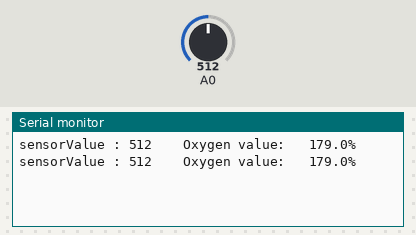
Recording of a sketch running on a simulated Arduino Uno, built with avr-gcc and run on an emulated ATmega328P. Shown: the last lines printed to the serial monitor. The inputs (shaded band) are chosen by the test bench; at power-on: A0 = 512.

Above: at 1.8 s.
1.9 s: A0 set to 716
At 2.8 s:
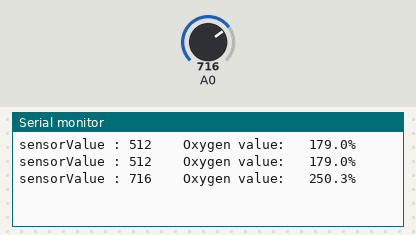
3.4 s: A0 set to 900
At 4.4 s:
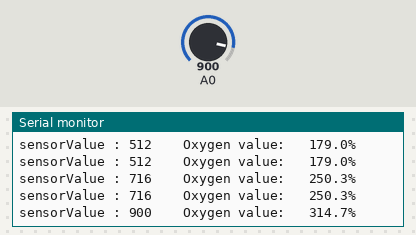
Timing chart, 0 to 6.4 s (numbered marks = the images above; inputs shaded):
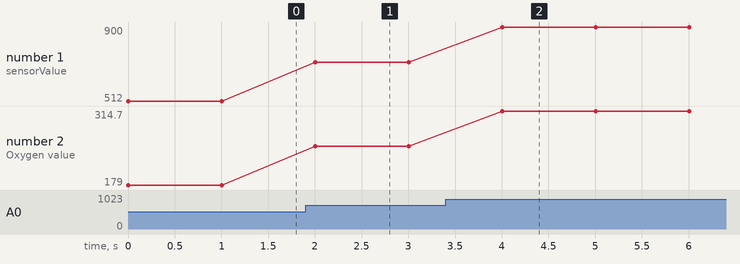

Measured:
- after the input at 1.9 s, the serial monitor: prints a new line after 0.10 s (image 1)
- after the input at 3.4 s, the serial monitor: prints a new line after 0.60 s (image 2)
- plotted number 1: 512 → 716 after the input at 1.9 s, 716 → 900 after the input at 3.4 s
- plotted number 2: 179 → 250.3 after the input at 1.9 s, 250.3 → 314.7 after the input at 3.4 s

The sketch:

Sensor_Oxygen.ino
```cpp
 //#define KE_25
 #define KE_50

 const float Scalc_50 = (1/2.66); // KE_50, Output Voltage (mV) = Oxygen Concentration (%) * 2.66
 const float Scalc_25 = (1/0.625); // KE_25, Output Voltage (mV) = Oxygen Concentration (%) * 0.625

void setup() {

 Serial.begin(9600);
 pinMode(A0, INPUT);

}

void loop() {

 #ifdef KE_25
     int sensorValue = analogRead(A0);
  // print out the value you read:
  Serial.print("sensorValue : ");
  Serial.print(sensorValue);
  float Oxygen_Sensor = sensorValue * Scalc_25 * 0.175;
  Serial.print("    Oxygen value:   ");
  Serial.print(Oxygen_Sensor,1);
  Serial.println("%");
  delay(1000);
 #endif

 #ifdef KE_50
     int sensorValue2 = analogRead(A0);
  // print out the value you read:
  Serial.print("sensorValue : ");
  Serial.print(sensorValue2);
  float Oxygen_Sensor2 = sensorValue2 * Scalc_50 *0.93;
  Serial.print("    Oxygen value:   ");
  Serial.print(Oxygen_Sensor2,1);
  Serial.println("%");
  delay(1000);
   #endif
}
```
